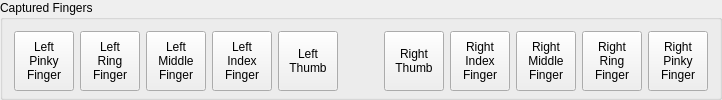
           <widget class="QGroupBox" name="capturedFingers_groupBox">
            <property name="minimumSize">
             <size>
              <width>0</width>
              <height>100</height>
             </size>
            </property>
            <property name="maximumSize">
             <size>
              <width>16777215</width>
              <height>100</height>
             </size>
            </property>
            <property name="title">
             <string>Captured Fingers</string>
            </property>
            <layout class="QVBoxLayout" name="verticalLayout_23">
             <item>
              <layout class="QHBoxLayout" name="horizontalLayout_18">
               <item>
                <widget class="QPushButton" name="leftHand1_pushButton">
                 <property name="minimumSize">
                  <size>
                   <width>60</width>
                   <height>60</height>
                  </size>
                 </property>
                 <property name="maximumSize">
                  <size>
                   <width>60</width>
                   <height>60</height>
                  </size>
                 </property>
                 <property name="font">
                  <font>
                   <strikeout>false</strikeout>
                   <stylestrategy>PreferDefault</stylestrategy>
                   <kerning>true</kerning>
                  </font>
                 </property>
                 <property name="cursor">
                  <cursorShape>PointingHandCursor</cursorShape>
                 </property>
                 <property name="text">
                  <string>Left
Pinky
Finger</string>
                 </property>
                 <property name="checkable">
                  <bool>false</bool>
                 </property>
                </widget>
               </item>
               <item>
                <widget class="QPushButton" name="leftHand2_pushButton">
                 <property name="minimumSize">
                  <size>
                   <width>60</width>
                   <height>60</height>
                  </size>
                 </property>
                 <property name="maximumSize">
                  <size>
                   <width>60</width>
                   <height>60</height>
                  </size>
                 </property>
                 <property name="font">
                  <font>
                   <kerning>true</kerning>
                  </font>
                 </property>
                 <property name="cursor">
                  <cursorShape>PointingHandCursor</cursorShape>
                 </property>
                 <property name="text">
                  <string>Left
Ring
Finger</string>
                 </property>
                </widget>
               </item>
               <item>
                <widget class="QPushButton" name="leftHand3_pushButton">
                 <property name="minimumSize">
                  <size>
                   <width>60</width>
                   <height>60</height>
                  </size>
                 </property>
                 <property name="maximumSize">
                  <size>
                   <width>60</width>
                   <height>60</height>
                  </size>
                 </property>
                 <property name="font">
                  <font>
                   <kerning>true</kerning>
                  </font>
                 </property>
                 <property name="cursor">
                  <cursorShape>PointingHandCursor</cursorShape>
                 </property>
                 <property name="text">
                  <string>Left
Middle
Finger</string>
                 </property>
                </widget>
               </item>
               <item>
                <widget class="QPushButton" name="leftHand4_pushButton">
                 <property name="minimumSize">
                  <size>
                   <width>60</width>
                   <height>60</height>
                  </size>
                 </property>
                 <property name="maximumSize">
                  <size>
                   <width>60</width>
                   <height>60</height>
                  </size>
                 </property>
                 <property name="font">
                  <font>
                   <kerning>true</kerning>
                  </font>
                 </property>
                 <property name="cursor">
                  <cursorShape>PointingHandCursor</cursorShape>
                 </property>
                 <property name="text">
                  <string>Left
Index
Finger</string>
                 </property>
                </widget>
               </item>
               <item>
                <widget class="QPushButton" name="leftHand5_pushButton">
                 <property name="minimumSize">
                  <size>
                   <width>60</width>
                   <height>60</height>
                  </size>
                 </property>
                 <property name="maximumSize">
                  <size>
                   <width>60</width>
                   <height>60</height>
                  </size>
                 </property>
                 <property name="font">
                  <font>
                   <kerning>true</kerning>
                  </font>
                 </property>
                 <property name="cursor">
                  <cursorShape>PointingHandCursor</cursorShape>
                 </property>
                 <property name="text">
                  <string>Left
Thumb</string>
                 </property>
                </widget>
               </item>
               <item>
                <spacer name="horizontalSpacer_18">
                 <property name="orientation">
                  <enum>Qt::Horizontal</enum>
                 </property>
                 <property name="sizeHint" stdset="0">
                  <size>
                   <width>40</width>
                   <height>20</height>
                  </size>
                 </property>
                </spacer>
               </item>
               <item>
                <widget class="QPushButton" name="rightHand1_pushButton">
                 <property name="minimumSize">
                  <size>
                   <width>60</width>
                   <height>60</height>
                  </size>
                 </property>
                 <property name="maximumSize">
                  <size>
                   <width>60</width>
                   <height>60</height>
                  </size>
                 </property>
                 <property name="font">
                  <font>
                   <kerning>true</kerning>
                  </font>
                 </property>
                 <property name="cursor">
                  <cursorShape>PointingHandCursor</cursorShape>
                 </property>
                 <property name="text">
                  <string>Right
Thumb</string>
                 </property>
                </widget>
               </item>
               <item>
                <widget class="QPushButton" name="rightHand2_pushButton">
                 <property name="minimumSize">
                  <size>
                   <width>60</width>
                   <height>60</height>
                  </size>
                 </property>
                 <property name="maximumSize">
                  <size>
                   <width>60</width>
                   <height>60</height>
                  </size>
                 </property>
                 <property name="font">
                  <font>
                   <kerning>true</kerning>
                  </font>
                 </property>
                 <property name="cursor">
                  <cursorShape>PointingHandCursor</cursorShape>
                 </property>
                 <property name="text">
                  <string>Right
Index
Finger</string>
                 </property>
                </widget>
               </item>
               <item>
                <widget class="QPushButton" name="rightHand3_pushButton">
                 <property name="minimumSize">
                  <size>
                   <width>60</width>
                   <height>60</height>
                  </size>
                 </property>
                 <property name="maximumSize">
                  <size>
                   <width>60</width>
                   <height>60</height>
                  </size>
                 </property>
                 <property name="font">
                  <font>
                   <kerning>true</kerning>
                  </font>
                 </property>
                 <property name="cursor">
                  <cursorShape>PointingHandCursor</cursorShape>
                 </property>
                 <property name="text">
                  <string>Right
Middle
Finger</string>
                 </property>
                </widget>
               </item>
               <item>
                <widget class="QPushButton" name="rightHand4_pushButton">
                 <property name="minimumSize">
                  <size>
                   <width>60</width>
                   <height>60</height>
                  </size>
                 </property>
                 <property name="maximumSize">
                  <size>
                   <width>60</width>
                   <height>60</height>
                  </size>
                 </property>
                 <property name="font">
                  <font>
                   <kerning>true</kerning>
                  </font>
                 </property>
                 <property name="cursor">
                  <cursorShape>PointingHandCursor</cursorShape>
                 </property>
                 <property name="text">
                  <string>Right
Ring
Finger</string>
                 </property>
                </widget>
               </item>
               <item>
                <widget class="QPushButton" name="rightHand5_pushButton">
                 <property name="minimumSize">
                  <size>
                   <width>60</width>
                   <height>60</height>
                  </size>
                 </property>
                 <property name="maximumSize">
                  <size>
                   <width>60</width>
                   <height>60</height>
                  </size>
                 </property>
                 <property name="font">
                  <font>
                   <kerning>true</kerning>
                  </font>
                 </property>
                 <property name="cursor">
                  <cursorShape>PointingHandCursor</cursorShape>
                 </property>
                 <property name="text">
                  <string>Right
Pinky
Finger</string>
                 </property>
                </widget>
               </item>
              </layout>
             </item>
            </layout>
           </widget>
